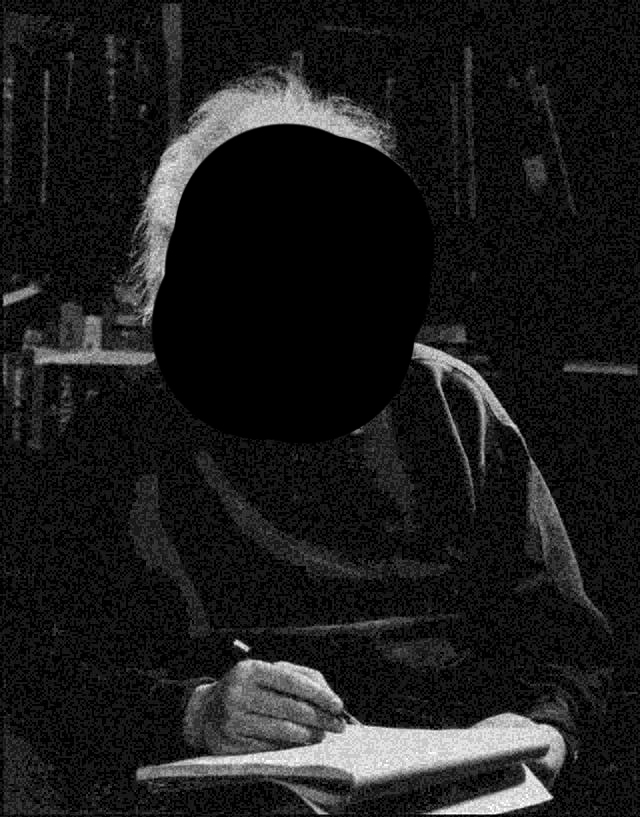
%> input picture 1.jpg, 640 x 817 px
$ octave --eval "result = ukryj(imread('1.jpg'));"   (GNU Octave 9; MATLAB toolbox functions it lacks are replaced by stand-ins)
%> lines starting %> are read from the running program, lines starting %| are printed output that depends on the picture; in (x1, y1, x2, y2) boxes, pixels count from 0 and x2, y2 are one past the last pixel; in counts of white or black regions, pixels touching at a corner belong together; the program's own positions count from 1
function [pic1,macierz]=ukryj(im)
im=rgb2gray(im);
im=jasnosc(im);
wim=dither(im); %dithering
LPLP=dwt2((wim),'db1'); %dekompozycja falkowa
[m,n]=size(LPLP);
macierz=zeros(m,n);
for i=1:m*n         %generowanie losowej macierz 0 i 1
    j=uint8(rand(1)*(m-1))+1;
    k=uint8(rand(1)*(n-1))+1;
    macierz(j,k)=1;
end
pic=xor((LPLP),(macierz)); %XOR macierzy i dolnoprzepustowej sk³adowej dekompozycji falkowej
k=randperm(m); %przygotowanie permutacji
l=randperm(n);
picperm=zeros(m,n);
for i=1:m     %wykonanie permutacji
    for j=1:n
        picperm(k(i),l(j))=pic(i,j);
    end
end

imwrite(picperm,'szum.jpg','jpg'); %zapisanie obrazu zakodowanego

%%%rekonstrukcja
picperm(231,:)=0;   %przykl¹dowe zaklócenia i przek³amania wynikaj¹ce z w³asnoœci kana³u transmisyjnego
picperm(120,:)=0;
picperm(129,:)=0;
picperm(128,:)=0;
picperm(127,:)=0;
picperm(126,:)=0;
picperm(125,:)=0;
picperm(124,:)=0;
picperm(123,:)=0;
picperm(122,:)=0;
picperm(121,:)=0;
pic1=zeros(256,256);
for i=1:m     %u³o¿enie bitów w odpowiedniej kolejnoœci (odwrotna permutacja)
    for j=1:n
        pic1(i,j)=picperm(k(i),l(j));
    end
end

pic1=xor(macierz,pic); % w³aœciwa rekonstrukcja
imshow(pic1);   %obraz wynikowy z rekonustrukcji otrzymany


imwrite(pic1,'rekonstrukcja.jpg','jpg'); %zapisanie obrazu zdekodowanego


function [pic]=jasnosc(im)
im=im-(mean(mean(im))-255/2); %przeniesienie w œrodek czêstotliwoœci
%rzutowanie na przedzia³
imm=im*(255/(max(max(im))*(max(max(im))-min(min(im)))));
imm=double(imm);
maxi=double(max(max(im)));
mini=double(min(min(im)));
pic=(imm)*(255/(maxi-mini));
mini=min(min(pic));
pic=pic-mini;
pic=uint8(pic);
%> in ukryj, im is the input picture: size 817x640 uint8; min 0, max 255, mean 27.9
%> in jasnosc, `im=im-(mean(mean(im))-255/2);`:
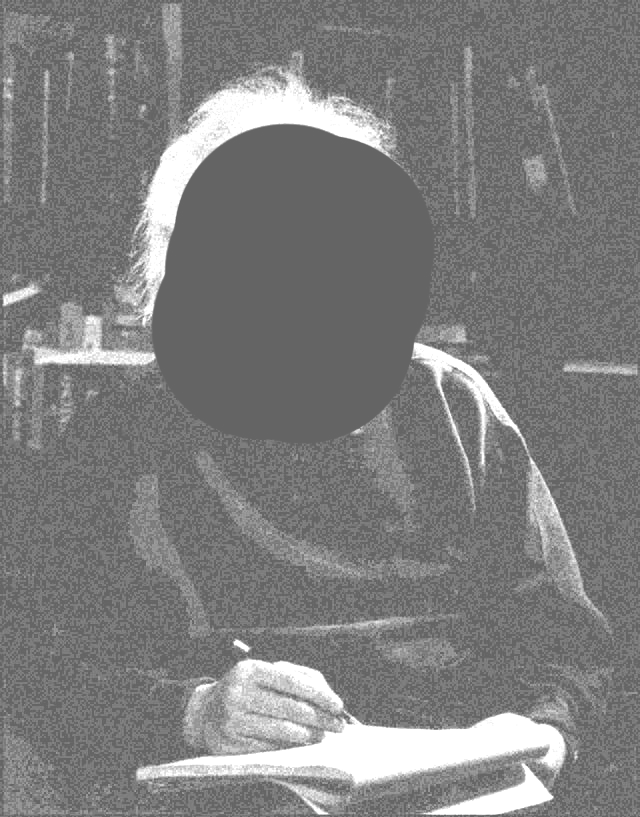
%> im: size 817x640 uint8; min 100, max 255, mean 126.1
%> in jasnosc, `maxi=double(max(max(im)));`: maxi = 255
%> in jasnosc, `mini=double(min(min(im)));`: mini = 100
%> in jasnosc, `pic=(imm)*(255/(maxi-mini));`:
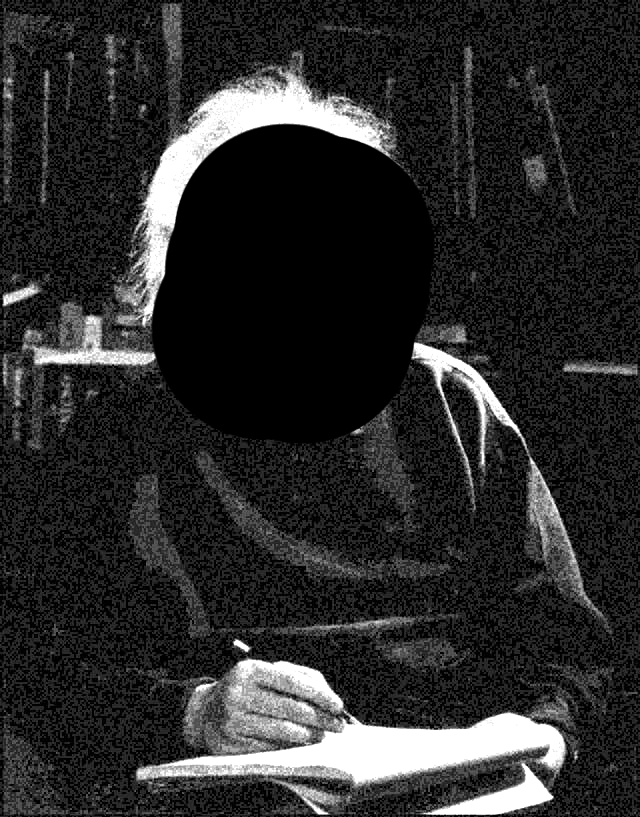
%> pic: size 817x640 double; min 164.5, max 419.5, mean 207.5; drawn with min black and max white
%> in jasnosc, `mini=min(min(pic));`: mini = 164.5
%> in ukryj, `wim=dither(im);`:
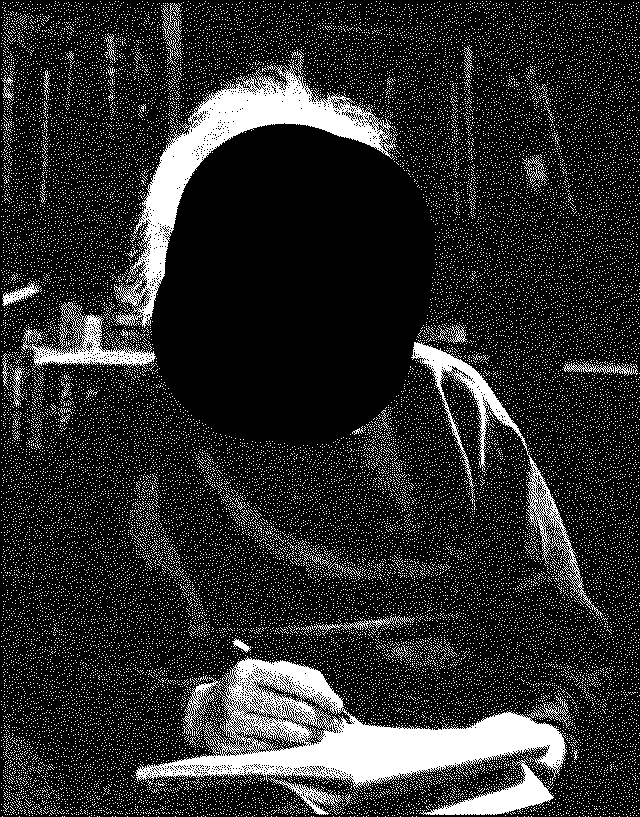
%> wim: size 817x640 logical; 16.8% white; 34636 white regions (34592 under 20 px), largest, box (x1, y1, x2, y2) and area: (135, 656, 567, 815) 20965, (112, 64, 398, 328) 13145, (411, 342, 603, 618) 4414
%> after the loop in ukryj, `for i=1:m*n`:
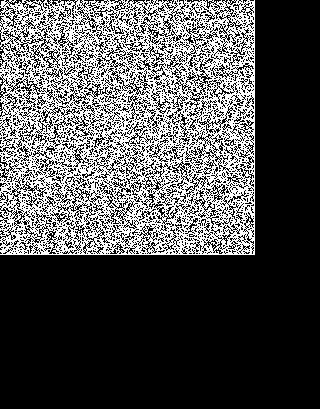
%> macierz: size 409x320 double; values 0 (black) and 1 (white), 31.6% white in thin lines or dots, all inside (x1, y1, x2, y2) = (0, 0, 255, 255)
%> in ukryj, `pic=xor((LPLP),(macierz));`: pic: size 409x320 logical; 51% white; black in thin lines or dots
%> after the loop in ukryj, `for i=1:m`:
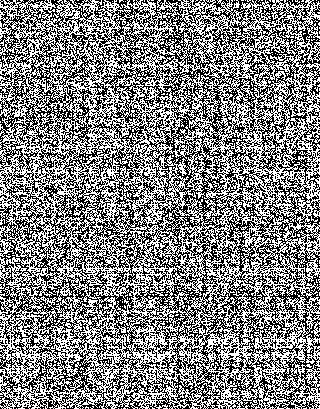
%> picperm: size 409x320 double; values 0 (black) and 1 (white), 51% white; black in thin lines or dots
%> in ukryj, `picperm(121,:)=0;`: picperm: size 409x320 double; values 0 (black) and 1 (white), 49.7% white in thin lines or dots
%> after the loop in ukryj, `for i=1:m`:
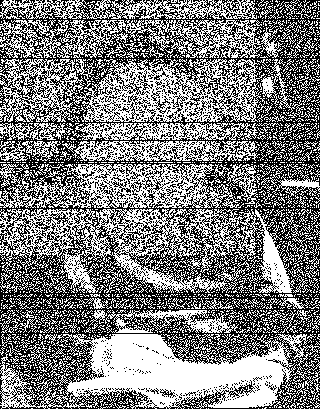
%> pic1: size 409x320 double; values 0 (black) and 1 (white), 49.7% white in thin lines or dots
%> in ukryj, `pic1=xor(macierz,pic);`:
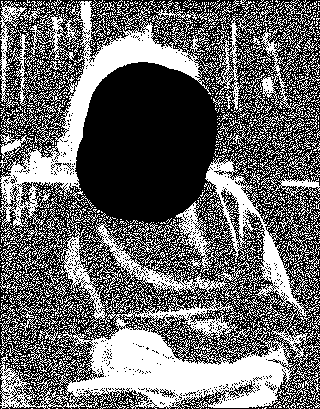
%> pic1: size 409x320 logical; 41.6% white; 2482 white regions (2296 under 20 px), largest, box (x1, y1, x2, y2) and area: (0, 157, 320, 409) 20643, (0, 1, 211, 242) 9963, (88, 217, 262, 308) 2547

$ run again, on A.jpg
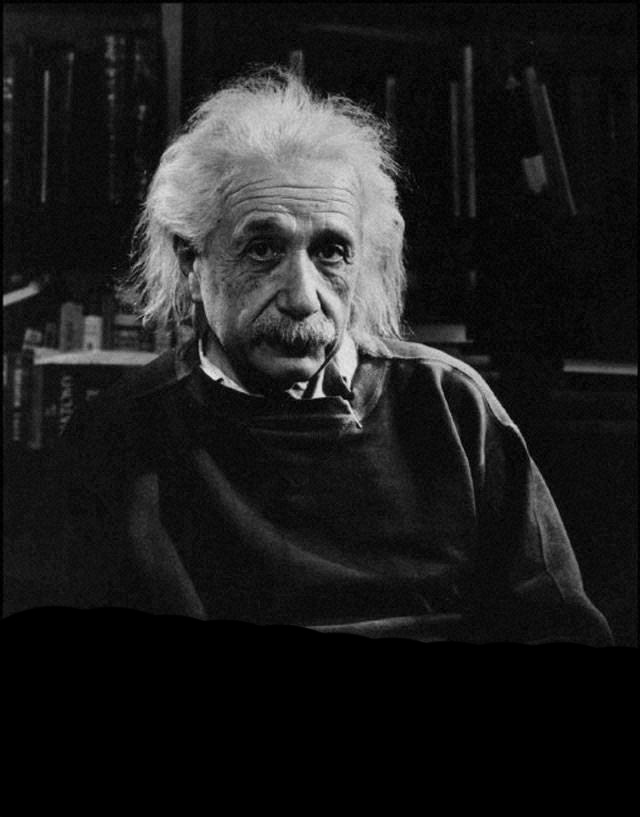
%> input picture A.jpg, 640 x 817 px
%> in ukryj, im is the input picture: size 817x640 uint8; min 0, max 235, mean 29.5
%> maxi = 255
%> in jasnosc, `mini=double(min(min(im)));`: mini = 98
%> in jasnosc, `mini=min(min(pic));`: mini = 159.2
%> wim: size 817x640 logical; 18% white; 30753 white regions (30713 under 20 px), largest, box (x1, y1, x2, y2) and area: (22, 65, 608, 623) 57219, (197, 338, 251, 395) 812, (3, 281, 39, 307) 334
%> after the loop in ukryj, `for i=1:m`:
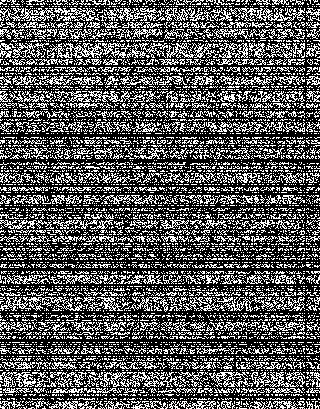
%> picperm: size 409x320 double; values 0 (black) and 1 (white), 34.5% white in thin lines or dots
%> in ukryj, `pic1=xor(macierz,pic);`:
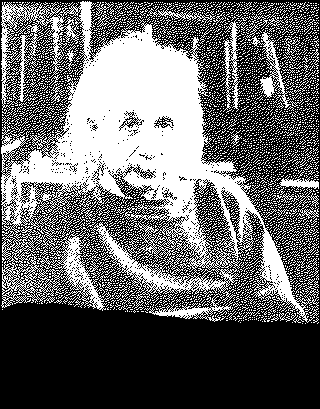
%> pic1: size 409x320 logical; 40.5% white; 3169 white regions (3121 under 20 px), largest, box (x1, y1, x2, y2) and area: (1, 1, 319, 323) 39557, (248, 30, 294, 108) 789, (219, 18, 247, 112) 686
